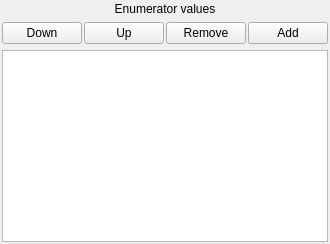
                     <widget class="QWidget" name="page_5">
                      <layout class="QVBoxLayout" name="verticalLayout_37" stretch="0,0,1">
                       <property name="spacing">
                        <number>6</number>
                       </property>
                       <property name="leftMargin">
                        <number>2</number>
                       </property>
                       <property name="topMargin">
                        <number>2</number>
                       </property>
                       <property name="rightMargin">
                        <number>2</number>
                       </property>
                       <property name="bottomMargin">
                        <number>2</number>
                       </property>
                       <item>
                        <widget class="QLabel" name="label_25">
                         <property name="font">
                          <font>
                           <weight>50</weight>
                           <bold>false</bold>
                          </font>
                         </property>
                         <property name="text">
                          <string>Enumerator values</string>
                         </property>
                         <property name="alignment">
                          <set>Qt::AlignCenter</set>
                         </property>
                        </widget>
                       </item>
                       <item>
                        <layout class="QHBoxLayout" name="horizontalLayout_24">
                         <property name="spacing">
                          <number>2</number>
                         </property>
                         <item>
                          <widget class="QPushButton" name="pushButton_10">
                           <property name="text">
                            <string>Down</string>
                           </property>
                          </widget>
                         </item>
                         <item>
                          <widget class="QPushButton" name="pushButton_11">
                           <property name="text">
                            <string>Up</string>
                           </property>
                          </widget>
                         </item>
                         <item>
                          <widget class="QPushButton" name="pushButton_12">
                           <property name="text">
                            <string>Remove</string>
                           </property>
                          </widget>
                         </item>
                         <item>
                          <widget class="QPushButton" name="pushButton_13">
                           <property name="text">
                            <string>Add</string>
                           </property>
                          </widget>
                         </item>
                        </layout>
                       </item>
                       <item>
                        <widget class="QListWidget" name="listWidget_2">
                         <property name="sizePolicy">
                          <sizepolicy hsizetype="Expanding" vsizetype="Preferred">
                           <horstretch>0</horstretch>
                           <verstretch>0</verstretch>
                          </sizepolicy>
                         </property>
                        </widget>
                       </item>
                      </layout>
                     </widget>
